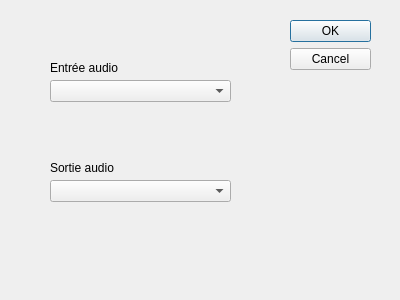
<?xml version="1.0" encoding="UTF-8"?>
<ui version="4.0">
 <class>AudioConfiguration</class>
 <widget class="QDialog" name="AudioConfiguration">
  <property name="geometry">
   <rect>
    <x>0</x>
    <y>0</y>
    <width>400</width>
    <height>300</height>
   </rect>
  </property>
  <property name="windowTitle">
   <string>Dialog</string>
  </property>
  <widget class="QDialogButtonBox" name="buttonBox">
   <property name="geometry">
    <rect>
     <x>290</x>
     <y>20</y>
     <width>81</width>
     <height>241</height>
    </rect>
   </property>
   <property name="orientation">
    <enum>Qt::Vertical</enum>
   </property>
   <property name="standardButtons">
    <set>QDialogButtonBox::Cancel|QDialogButtonBox::Ok</set>
   </property>
  </widget>
  <widget class="QComboBox" name="inputBox">
   <property name="geometry">
    <rect>
     <x>50</x>
     <y>80</y>
     <width>181</width>
     <height>22</height>
    </rect>
   </property>
  </widget>
  <widget class="QLabel" name="label_2">
   <property name="geometry">
    <rect>
     <x>50</x>
     <y>160</y>
     <width>111</width>
     <height>16</height>
    </rect>
   </property>
   <property name="text">
    <string>Sortie audio</string>
   </property>
  </widget>
  <widget class="QLabel" name="label">
   <property name="geometry">
    <rect>
     <x>50</x>
     <y>60</y>
     <width>111</width>
     <height>16</height>
    </rect>
   </property>
   <property name="text">
    <string>Entrée audio</string>
   </property>
  </widget>
  <widget class="QComboBox" name="outputBox">
   <property name="geometry">
    <rect>
     <x>50</x>
     <y>180</y>
     <width>181</width>
     <height>22</height>
    </rect>
   </property>
  </widget>
 </widget>
 <resources/>
 <connections>
  <connection>
   <sender>buttonBox</sender>
   <signal>accepted()</signal>
   <receiver>AudioConfiguration</receiver>
   <slot>accept()</slot>
   <hints>
    <hint type="sourcelabel">
     <x>248</x>
     <y>254</y>
    </hint>
    <hint type="destinationlabel">
     <x>157</x>
     <y>274</y>
    </hint>
   </hints>
  </connection>
  <connection>
   <sender>buttonBox</sender>
   <signal>rejected()</signal>
   <receiver>AudioConfiguration</receiver>
   <slot>reject()</slot>
   <hints>
    <hint type="sourcelabel">
     <x>316</x>
     <y>260</y>
    </hint>
    <hint type="destinationlabel">
     <x>286</x>
     <y>274</y>
    </hint>
   </hints>
  </connection>
 </connections>
</ui>
